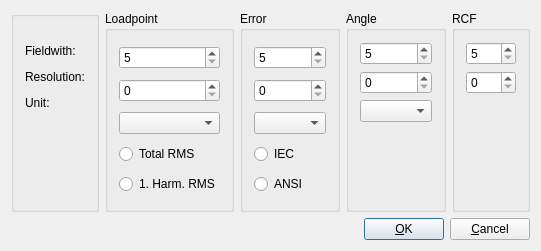
<?xml version="1.0" encoding="UTF-8"?>
<ui version="4.0">
 <class>WMMeasConfigBase</class>
 <widget class="QDialog" name="WMMeasConfigBase">
  <property name="geometry">
   <rect>
    <x>0</x>
    <y>0</y>
    <width>541</width>
    <height>251</height>
   </rect>
  </property>
  <property name="sizePolicy">
   <sizepolicy hsizetype="Fixed" vsizetype="Fixed">
    <horstretch>0</horstretch>
    <verstretch>0</verstretch>
   </sizepolicy>
  </property>
  <property name="windowTitle">
   <string>Actual values format control</string>
  </property>
  <property name="sizeGripEnabled">
   <bool>false</bool>
  </property>
  <layout class="QVBoxLayout" name="verticalLayout">
   <item>
    <layout class="QHBoxLayout">
     <item>
      <widget class="Q3GroupBox" name="groupBox40">
       <property name="title">
        <string/>
       </property>
       <property name="lineWidth" stdset="0">
        <number>0</number>
       </property>
       <layout class="QVBoxLayout">
        <item>
         <spacer name="spacer54">
          <property name="orientation">
           <enum>Qt::Vertical</enum>
          </property>
          <property name="sizeType">
           <enum>QSizePolicy::Fixed</enum>
          </property>
          <property name="sizeHint" stdset="0">
           <size>
            <width>20</width>
            <height>16</height>
           </size>
          </property>
         </spacer>
        </item>
        <item>
         <widget class="QLabel" name="textLabel1">
          <property name="sizePolicy">
           <sizepolicy hsizetype="Minimum" vsizetype="Minimum">
            <horstretch>0</horstretch>
            <verstretch>0</verstretch>
           </sizepolicy>
          </property>
          <property name="text">
           <string>Fieldwith:</string>
          </property>
          <property name="wordWrap">
           <bool>false</bool>
          </property>
         </widget>
        </item>
        <item>
         <spacer name="spacer55">
          <property name="orientation">
           <enum>Qt::Vertical</enum>
          </property>
          <property name="sizeType">
           <enum>QSizePolicy::Fixed</enum>
          </property>
          <property name="sizeHint" stdset="0">
           <size>
            <width>16</width>
            <height>6</height>
           </size>
          </property>
         </spacer>
        </item>
        <item>
         <widget class="QLabel" name="textLabel2">
          <property name="sizePolicy">
           <sizepolicy hsizetype="Minimum" vsizetype="Minimum">
            <horstretch>0</horstretch>
            <verstretch>0</verstretch>
           </sizepolicy>
          </property>
          <property name="text">
           <string>Resolution:</string>
          </property>
          <property name="wordWrap">
           <bool>false</bool>
          </property>
         </widget>
        </item>
        <item>
         <spacer name="spacer56">
          <property name="orientation">
           <enum>Qt::Vertical</enum>
          </property>
          <property name="sizeType">
           <enum>QSizePolicy::Fixed</enum>
          </property>
          <property name="sizeHint" stdset="0">
           <size>
            <width>16</width>
            <height>6</height>
           </size>
          </property>
         </spacer>
        </item>
        <item>
         <widget class="QLabel" name="textLabel3">
          <property name="sizePolicy">
           <sizepolicy hsizetype="Minimum" vsizetype="Minimum">
            <horstretch>0</horstretch>
            <verstretch>0</verstretch>
           </sizepolicy>
          </property>
          <property name="text">
           <string>Unit:</string>
          </property>
          <property name="wordWrap">
           <bool>false</bool>
          </property>
         </widget>
        </item>
        <item>
         <spacer name="spacer57">
          <property name="orientation">
           <enum>Qt::Vertical</enum>
          </property>
          <property name="sizeType">
           <enum>QSizePolicy::Expanding</enum>
          </property>
          <property name="sizeHint" stdset="0">
           <size>
            <width>20</width>
            <height>40</height>
           </size>
          </property>
         </spacer>
        </item>
       </layout>
      </widget>
     </item>
     <item>
      <widget class="Q3GroupBox" name="LPgroupBox">
       <property name="title">
        <string>Loadpoint</string>
       </property>
       <layout class="QVBoxLayout">
        <item>
         <widget class="QSpinBox" name="LPspinBoxFW">
          <property name="toolTip">
           <string/>
          </property>
          <property name="whatsThis">
           <string/>
          </property>
          <property name="minimum">
           <number>5</number>
          </property>
          <property name="maximum">
           <number>10</number>
          </property>
         </widget>
        </item>
        <item>
         <widget class="QSpinBox" name="LPspinBoxRS">
          <property name="toolTip">
           <string/>
          </property>
          <property name="minimum">
           <number>0</number>
          </property>
          <property name="maximum">
           <number>6</number>
          </property>
         </widget>
        </item>
        <item>
         <widget class="QComboBox" name="LPcomboBox">
          <property name="toolTip">
           <string/>
          </property>
         </widget>
        </item>
        <item>
         <widget class="QRadioButton" name="TotalRMSradioButton">
          <property name="text">
           <string>Total RMS</string>
          </property>
         </widget>
        </item>
        <item>
         <widget class="QRadioButton" name="H1radioButton">
          <property name="text">
           <string>1. Harm. RMS</string>
          </property>
         </widget>
        </item>
       </layout>
      </widget>
     </item>
     <item>
      <widget class="Q3GroupBox" name="ErrgroupBox">
       <property name="title">
        <string>Error</string>
       </property>
       <layout class="QVBoxLayout">
        <item>
         <widget class="QSpinBox" name="ErrspinBoxFW">
          <property name="toolTip">
           <string/>
          </property>
          <property name="minimum">
           <number>5</number>
          </property>
          <property name="maximum">
           <number>10</number>
          </property>
         </widget>
        </item>
        <item>
         <widget class="QSpinBox" name="ErrspinBoxRS">
          <property name="toolTip">
           <string/>
          </property>
          <property name="minimum">
           <number>0</number>
          </property>
          <property name="maximum">
           <number>6</number>
          </property>
         </widget>
        </item>
        <item>
         <widget class="QComboBox" name="ErrcomboBox">
          <property name="toolTip">
           <string/>
          </property>
         </widget>
        </item>
        <item>
         <widget class="QRadioButton" name="IECradioButton">
          <property name="text">
           <string>IEC</string>
          </property>
          <property name="checked">
           <bool>false</bool>
          </property>
         </widget>
        </item>
        <item>
         <widget class="QRadioButton" name="ANSIradioButton">
          <property name="text">
           <string>ANSI</string>
          </property>
         </widget>
        </item>
       </layout>
      </widget>
     </item>
     <item>
      <widget class="Q3GroupBox" name="WgroupBox">
       <property name="title">
        <string>Angle</string>
       </property>
       <layout class="QVBoxLayout">
        <item>
         <widget class="QSpinBox" name="WspinBoxFW">
          <property name="toolTip">
           <string/>
          </property>
          <property name="minimum">
           <number>5</number>
          </property>
          <property name="maximum">
           <number>10</number>
          </property>
         </widget>
        </item>
        <item>
         <widget class="QSpinBox" name="WspinBoxRS">
          <property name="toolTip">
           <string/>
          </property>
          <property name="minimum">
           <number>0</number>
          </property>
          <property name="maximum">
           <number>6</number>
          </property>
         </widget>
        </item>
        <item>
         <widget class="QComboBox" name="WcomboBox">
          <property name="toolTip">
           <string/>
          </property>
         </widget>
        </item>
        <item>
         <spacer name="spacer53">
          <property name="orientation">
           <enum>Qt::Vertical</enum>
          </property>
          <property name="sizeType">
           <enum>QSizePolicy::Expanding</enum>
          </property>
          <property name="sizeHint" stdset="0">
           <size>
            <width>20</width>
            <height>40</height>
           </size>
          </property>
         </spacer>
        </item>
       </layout>
      </widget>
     </item>
     <item>
      <widget class="Q3GroupBox" name="RCFgroupBox">
       <property name="title">
        <string>RCF</string>
       </property>
       <layout class="QVBoxLayout">
        <item>
         <widget class="QSpinBox" name="RCFspinBoxFW">
          <property name="toolTip">
           <string/>
          </property>
          <property name="minimum">
           <number>5</number>
          </property>
          <property name="maximum">
           <number>10</number>
          </property>
         </widget>
        </item>
        <item>
         <widget class="QSpinBox" name="RCFspinBoxRS">
          <property name="toolTip">
           <string/>
          </property>
          <property name="minimum">
           <number>0</number>
          </property>
          <property name="maximum">
           <number>6</number>
          </property>
         </widget>
        </item>
        <item>
         <spacer name="RCFSpacer">
          <property name="orientation">
           <enum>Qt::Vertical</enum>
          </property>
          <property name="sizeType">
           <enum>QSizePolicy::Expanding</enum>
          </property>
          <property name="sizeHint" stdset="0">
           <size>
            <width>20</width>
            <height>40</height>
           </size>
          </property>
         </spacer>
        </item>
       </layout>
      </widget>
     </item>
    </layout>
   </item>
   <item>
    <layout class="QHBoxLayout">
     <item>
      <spacer name="Horizontal Spacing2">
       <property name="orientation">
        <enum>Qt::Horizontal</enum>
       </property>
       <property name="sizeType">
        <enum>QSizePolicy::Expanding</enum>
       </property>
       <property name="sizeHint" stdset="0">
        <size>
         <width>180</width>
         <height>20</height>
        </size>
       </property>
      </spacer>
     </item>
     <item>
      <widget class="QPushButton" name="buttonOk">
       <property name="text">
        <string>&amp;OK</string>
       </property>
       <property name="shortcut">
        <string/>
       </property>
       <property name="autoDefault">
        <bool>true</bool>
       </property>
       <property name="default">
        <bool>true</bool>
       </property>
      </widget>
     </item>
     <item>
      <widget class="QPushButton" name="buttonCancel">
       <property name="text">
        <string>&amp;Cancel</string>
       </property>
       <property name="shortcut">
        <string/>
       </property>
       <property name="autoDefault">
        <bool>true</bool>
       </property>
      </widget>
     </item>
    </layout>
   </item>
  </layout>
 </widget>
 <layoutdefault spacing="6" margin="11"/>
 <pixmapfunction>qPixmapFromMimeSource</pixmapfunction>
 <customwidgets>
  <customwidget>
   <class>Q3GroupBox</class>
   <extends>QGroupBox</extends>
   <header>Qt3Support/Q3GroupBox</header>
   <container>1</container>
  </customwidget>
 </customwidgets>
 <includes>
  <include location="local">formatinfo.h</include>
 </includes>
 <resources/>
 <connections>
  <connection>
   <sender>buttonOk</sender>
   <signal>clicked()</signal>
   <receiver>WMMeasConfigBase</receiver>
   <slot>SendData2AppSlot()</slot>
   <hints>
    <hint type="sourcelabel">
     <x>20</x>
     <y>20</y>
    </hint>
    <hint type="destinationlabel">
     <x>20</x>
     <y>20</y>
    </hint>
   </hints>
  </connection>
  <connection>
   <sender>buttonCancel</sender>
   <signal>clicked()</signal>
   <receiver>WMMeasConfigBase</receiver>
   <slot>reject()</slot>
   <hints>
    <hint type="sourcelabel">
     <x>20</x>
     <y>20</y>
    </hint>
    <hint type="destinationlabel">
     <x>20</x>
     <y>20</y>
    </hint>
   </hints>
  </connection>
  <connection>
   <sender>LPcomboBox</sender>
   <signal>activated(int)</signal>
   <receiver>WMMeasConfigBase</receiver>
   <slot>LPComboActivatedSlot(int)</slot>
   <hints>
    <hint type="sourcelabel">
     <x>20</x>
     <y>20</y>
    </hint>
    <hint type="destinationlabel">
     <x>20</x>
     <y>20</y>
    </hint>
   </hints>
  </connection>
  <connection>
   <sender>ErrcomboBox</sender>
   <signal>activated(int)</signal>
   <receiver>WMMeasConfigBase</receiver>
   <slot>ErrComboActivatedSlot(int)</slot>
   <hints>
    <hint type="sourcelabel">
     <x>20</x>
     <y>20</y>
    </hint>
    <hint type="destinationlabel">
     <x>20</x>
     <y>20</y>
    </hint>
   </hints>
  </connection>
  <connection>
   <sender>WcomboBox</sender>
   <signal>activated(int)</signal>
   <receiver>WMMeasConfigBase</receiver>
   <slot>WComboActivatedSlot(int)</slot>
   <hints>
    <hint type="sourcelabel">
     <x>20</x>
     <y>20</y>
    </hint>
    <hint type="destinationlabel">
     <x>20</x>
     <y>20</y>
    </hint>
   </hints>
  </connection>
  <connection>
   <sender>IECradioButton</sender>
   <signal>clicked()</signal>
   <receiver>WMMeasConfigBase</receiver>
   <slot>IECCheckedSlot()</slot>
   <hints>
    <hint type="sourcelabel">
     <x>20</x>
     <y>20</y>
    </hint>
    <hint type="destinationlabel">
     <x>20</x>
     <y>20</y>
    </hint>
   </hints>
  </connection>
  <connection>
   <sender>ANSIradioButton</sender>
   <signal>clicked()</signal>
   <receiver>WMMeasConfigBase</receiver>
   <slot>ANSICheckedSlot()</slot>
   <hints>
    <hint type="sourcelabel">
     <x>20</x>
     <y>20</y>
    </hint>
    <hint type="destinationlabel">
     <x>20</x>
     <y>20</y>
    </hint>
   </hints>
  </connection>
  <connection>
   <sender>buttonOk</sender>
   <signal>clicked()</signal>
   <receiver>WMMeasConfigBase</receiver>
   <slot>accept()</slot>
   <hints>
    <hint type="sourcelabel">
     <x>20</x>
     <y>20</y>
    </hint>
    <hint type="destinationlabel">
     <x>20</x>
     <y>20</y>
    </hint>
   </hints>
  </connection>
  <connection>
   <sender>TotalRMSradioButton</sender>
   <signal>clicked()</signal>
   <receiver>WMMeasConfigBase</receiver>
   <slot>TotalRMScheckedSlot()</slot>
   <hints>
    <hint type="sourcelabel">
     <x>20</x>
     <y>20</y>
    </hint>
    <hint type="destinationlabel">
     <x>20</x>
     <y>20</y>
    </hint>
   </hints>
  </connection>
  <connection>
   <sender>H1radioButton</sender>
   <signal>clicked()</signal>
   <receiver>WMMeasConfigBase</receiver>
   <slot>H1RMScheckedSlot()</slot>
   <hints>
    <hint type="sourcelabel">
     <x>20</x>
     <y>20</y>
    </hint>
    <hint type="destinationlabel">
     <x>20</x>
     <y>20</y>
    </hint>
   </hints>
  </connection>
 </connections>
</ui>
